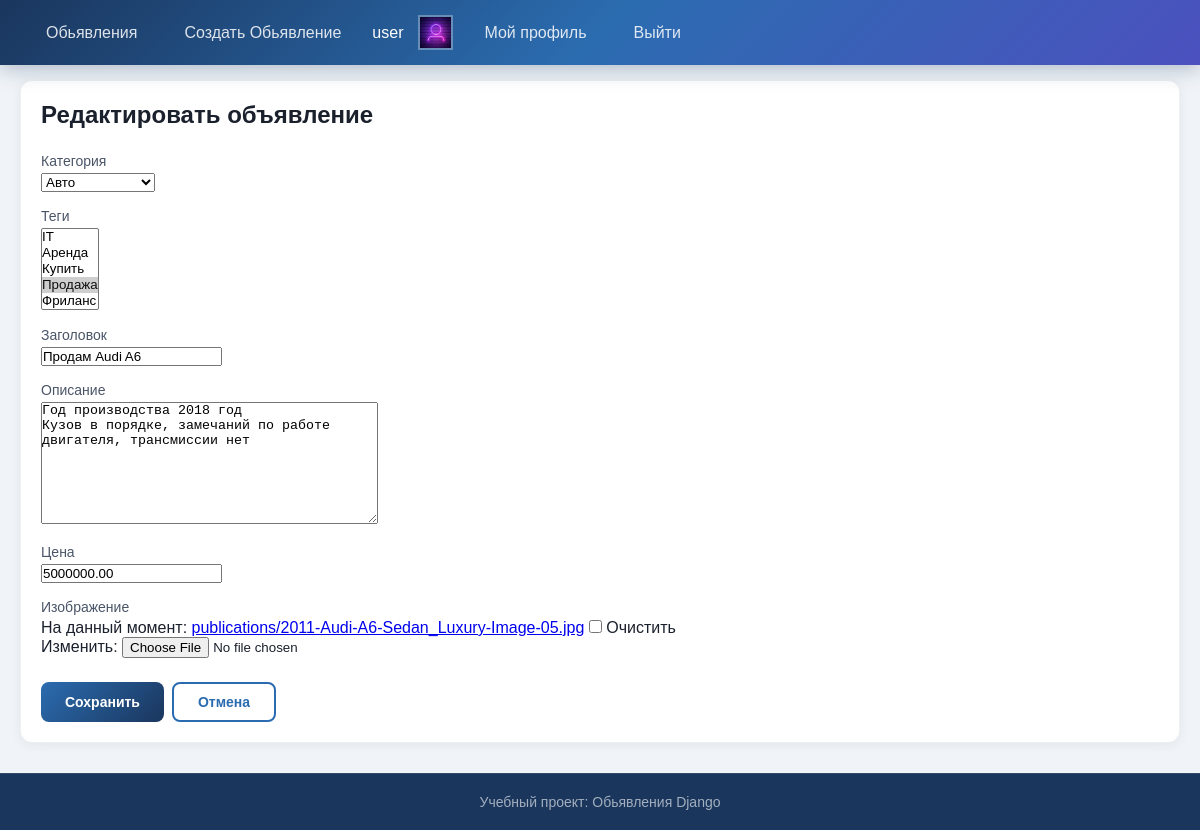
Screenshot of /board/form/prodazhhaaa/ (signed in) with the database file from the repository.
### users/models.py (models this page shows, shortened)
class User(AbstractUser):
    ROLE = (
        ('user', 'Пользаватель'),
        ('admin', 'Администратор')
    )
    email = models.EmailField(unique=True)
    phone = models.CharField(max_length=20, blank=True, null=True)
    city = models.CharField(max_length=100, blank=True, null=True, verbose_name='Город')
    role = models.CharField(max_length=10,choices=ROLE,default='user',verbose_name='Роль')
    avatar = models.ImageField('аватар', upload_to='avatars/', blank=True, null=True)
    is_verified = models.BooleanField(default=False)
    groups = models.ManyToManyField(
        'auth.Group',
        related_name='custom_user_groups',      # ← уникальное имя
        blank=True,
        verbose_name='Группы'
    )
    user_permissions = models.ManyToManyField(
        'auth.Permission',
        related_name='custom_user_permissions', # ← уникальное имя
        blank=True,
        verbose_name='Права'
    )
    class Meta:
        verbose_name = 'Пользователь'
        verbose_name_plural = 'Пользователи'

### board/models.py (models this page shows, shortened)
class Publication(models.Model):
    STATUS_CHOICES = (
        ('active', 'Активно'),
        ('sold', 'Продано'),
        ('archived', 'Архивировано'),
    )
    author = models.ForeignKey(settings.AUTH_USER_MODEL,on_delete=models.CASCADE,related_name='publications',verbose_name='Автор')
    category = models.ForeignKey(Category, on_delete=models.SET_NULL, null=True, blank=True, related_name='publications', verbose_name='Категория')
    tags = models.ManyToManyField(Tag, blank=True, related_name='publications', verbose_name='Теги')
    title = models.CharField('Заголовок', max_length=200)
    slug = models.SlugField('Слаг', max_length=220, unique=True, blank=True)
    description = models.TextField('Описание')
    price = models.DecimalField('Цена', max_digits=10, decimal_places=2)
    image = models.ImageField('Изображение', upload_to='publications/', blank=True, null=True)
    status = models.CharField('Статус', max_length=10, choices=STATUS_CHOICES, default='active')
    views = models.PositiveIntegerField('Просмотры', default=0)
    created_at = models.DateTimeField('Создано', auto_now_add=True)
    updated_at = models.DateTimeField('Обновлено', auto_now=True)
    class Meta:
        ordering = ['-created_at']
        verbose_name = 'Объявление'
        verbose_name_plural = 'Объявления'

### board/views.py (the view)
# urls.py: path('form/<slug:slug>/', views.blog_edite_view, name='board_edite'),
@login_required
def blog_edite_view(request, slug):
    publication = get_object_or_404(Publication, slug=slug, author=request.user)
    if request.method == 'POST':
        form = PublicationForm(request.POST, request.FILES, instance=publication)
        if form.is_valid():
            form.save()
            return redirect('board:detail', slug=publication.slug)
    else:
        form = PublicationForm(instance=publication)
    return render(request, 'board/board_form.html', {
        'form': form,
        'title': 'Редактировать объявление',
    })

### board/forms.py
class PublicationForm(forms.ModelForm):
    class Meta:
        model = Publication
        exclude = ('author', 'slug', 'status', 'views', 'created_at', 'updated_at')
        widgets = {
            'description': forms.Textarea(attrs={'rows': 8}),
            'tags': forms.SelectMultiple(attrs={'size': 5}),
        }

### board/models.py (called while the page is built)
    def __str__(self):
        return self.name

    def __str__(self):
        return self.name

### templates/board/board_form.html (shortened to what this page needs)
{% extends 'base.html' %}
{% load static %}
{% block content %}
<div class="container">
    <div class="card p-4">
        <h2 class="mb-4">{{ title|default:"Создать объявление" }}</h2>
        <form method="post" enctype="multipart/form-data">
            {% for field in form %}
                <div class="form-group mb-3">
                    <label for="{{ field.id_for_label }}" class="form-label">
                        {{ field.label }}
                    </label>
                    {{ field }}
                </div>
            {% endfor %}
            <div class="d-flex gap-2 mt-4">
                <button type="submit" class="btn btn-primary">Сохранить</button>
                <a href="{% url 'index' %}" class="btn btn-secondary">Отмена</a>
            </div>
        </form>
    </div>
</div>
{% endblock %}

### templates/base.html (shortened to what this page needs)
{% load static %}
<!DOCTYPE html>
<html lang="ru">
<head>
    <link rel="stylesheet" href="{% static 'css/style.css' %}">
</head>
<body>
    <header>
        <nav>
            <a href="{% url 'index' %}">Обьявления</a>
            <a href="{% url 'board:board_form' %}">Создать Обьявление</a>
            {% if user.is_authenticated %}
                <span>{{ user.username }}</span>
                <div class="avatar-header">
                    {% if user.avatar %}
                        <img src="{{ user.avatar.url }}" alt="Аватар пользователя" class="avatar">
                    {% endif %}
                </div>
                <a href="{% url 'users:account' %}">Мой профиль</a>
                <a href="{% url 'users:logout' %}">Выйти</a>
            {% else %}
                <a href="{% url 'users:login' %}">Войти</a>
                <a href="{% url 'users:register' %}">Регистрация</a>
            {% endif %}
        </nav>
    </header>
    <main>
        <div class="PageContent">
           {% block content %}
           {% endblock %}
        </div>
    </main>
    <footer>
        <p>Учебный проект: Обьявления Django</p>
    </footer>
</body>
</html>

### static/css/style.css (style rules this page uses)
* { margin: 0; padding: 0; box-sizing: border-box; }
html, body { height: 100%; }
body { font-family: Arial, sans-serif; background: #F0F4F8; color: #1A202C; display: flex; flex-direction: column; min-height: 100vh; }
header { background: linear-gradient(135deg, #1A365D 0%, #2B6CB0 50%, #4C51BF 100%); display: flex; align-items: center; justify-content: space-between; padding: 15px 30px; position: fixed; top: 0; left: 0; width: 100%; z-index: 1000; box-shadow: 0 4px 20px rgba(26, 54, 93, 0.3); }
header a { color: #FFFFFF; text-decoration: none; font-size: 16px; }
header nav { display: flex; align-items: center; gap: 15px; }
header nav a { color: rgba(255, 255, 255, 0.85); padding: 8px 16px; border-radius: 8px; transition: all 0.3s ease; }
header nav span { color: #FFFFFF; }
main { flex: 1; padding-top: 80px; padding-bottom: 30px; }
.PageContent { max-width: 1200px; margin: 0 auto; padding: 0 20px; }
footer { background: #1A365D; color: rgba(255, 255, 255, 0.6); text-align: center; padding: 20px 30px; margin-top: auto; border-top: 1px solid rgba(255, 255, 255, 0.1); }
footer p { margin: 0; font-size: 14px; }
.card { background: #FFFFFF; border-radius: 12px; padding: 20px; box-shadow: 0 2px 12px rgba(0, 0, 0, 0.06); transition: all 0.3s ease; border: 1px solid rgba(26, 54, 93, 0.08); }
.btn { display: inline-block; padding: 10px 24px; border: none; border-radius: 8px; font-size: 14px; font-weight: 600; cursor: pointer; text-align: center; transition: all 0.3s ease; text-decoration: none; }
.btn-primary { background: linear-gradient(135deg, #2B6CB0, #1A365D); color: white; }
.btn-secondary { background: transparent; border: 2px solid #2B6CB0; color: #2B6CB0; }
.form-group { margin-bottom: 16px; }
.form-label { display: block; margin-bottom: 4px; font-weight: 500; font-size: 14px; color: #4A5568; }
.mt-4 { margin-top: 24px; }
.mb-3 { margin-bottom: 16px; }
.mb-4 { margin-bottom: 24px; }
.d-flex { display: flex; }
.gap-2 { gap: 8px; }
.avatar { width: 150px; height: 150px; object-fit: cover; box-shadow: 0 4px 15px rgba(255, 107, 53, 0.3); background: #2a2a2a; }
.avatar-header { width: 35px; height: 35px; overflow: hidden; border: 2px solid rgba(255, 255, 255, 0.3); flex-shrink: 0; }
.avatar-header img { width: 100%; height: 100%; object-fit: cover; }

### rows the page displays
User: username "user", avatar (picture)
Publication: form "Авто" "Продам Audi A6" "Год производства 2018 год Кузов в порядке, замечаний по работе двигателя, трансмиссии нет" "5000000.00"

### other values shown
{{ title|default:"Создать объявление" }} "Редактировать объявление"
{{ field.label }} "Категория" "Теги" "Заголовок" "Описание" "Цена" "Изображение"
